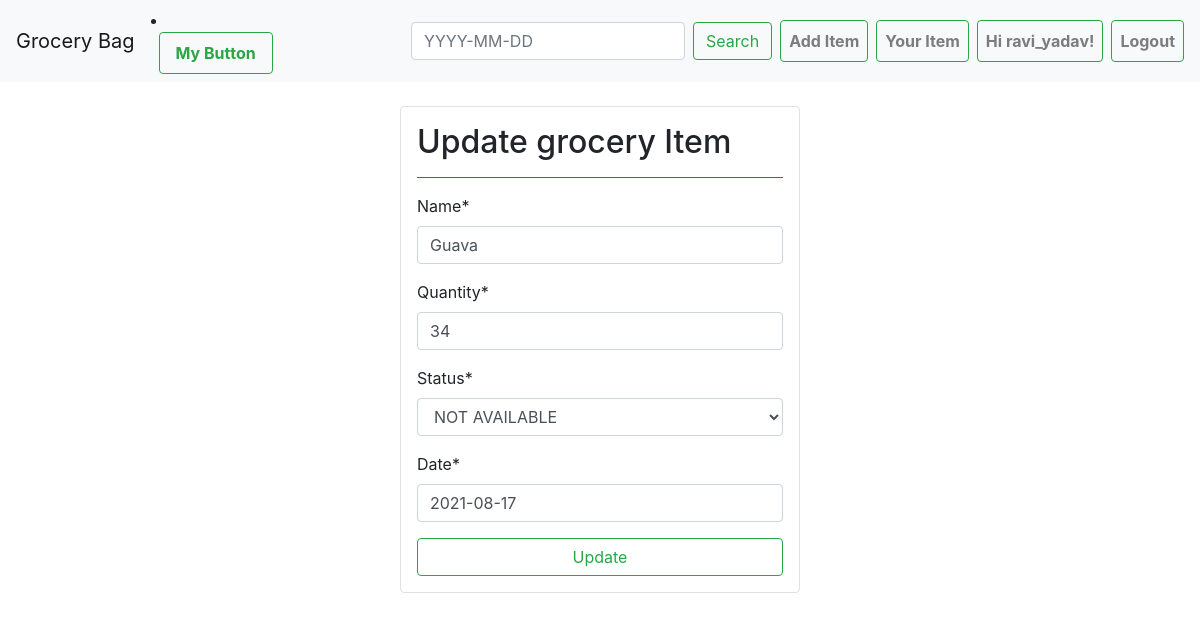
Page /updateitem/7 (signed in) on the committed database.
### store/models.py (models this page shows, shortened)
class Item(models.Model):
    status_choices = (
        ('BOUGHT',"BOUGHT"),
        ('NOT AVAILABLE','NOT AVAILABLE'),
        ('PENDING','PENDING'),
    )
    user = models.ForeignKey(User, on_delete = models.CASCADE, null=True, blank=True)
    name = models.CharField(max_length=25)
    quantity = models.CharField(max_length=10)
    status = models.CharField(choices = status_choices, max_length =15)
    date = models.DateField(default='YYYY-MM-DD')

### store/views.py (the view, shortened to what this page needs)
# urls.py: path('updateitem/<int:pk>',views.ItemUpdateView.as_view(success_url="/")),
class ItemUpdateView(UpdateView):
    model = Item
    fields =  ['name','quantity','status','date']

### store/templates/store/item_form.html (shortened to what this page needs)
{% extends 'store/base.html' %}
{% load crispy_forms_tags %}
{% block content %}
<div class='col-lg-4 mx-auto border rounded m-4 p-3'>
{% if 'createitem' in request.path %}
<h2>Add grocery Item</h2>
{% else %}
<h2>Update grocery Item</h2>
{% endif %}
<hr class="bg-danger">
    <form method="post">
        <div class="form-group">
            {{form|crispy}}
        </div>
        <button class="btn btn-block btn-outline-success">{% if 'createitem' in request.path %}Add {% else %} Update {% endif %} </button>
    </form>
</div>
{% endblock content %}

### store/templates/store/base.html (shortened to what this page needs)
<!doctype html>
<html lang="en">
<head>
    <link rel="stylesheet" href="https://maxcdn.bootstrapcdn.com/bootstrap/4.0.0/css/bootstrap.min.css"
>
</head>
<body>
    <nav class="navbar navbar-expand-lg navbar-light bg-light">
        <a class="navbar-brand" href="/">Grocery Bag</a>
         <li class="nav-item">
                    <button class="nav-link btn btn-outline-success ml-2" onclick = "alert(document.title);" href=""><b>My Button</b></button>
        </li>
        <div class="collapse navbar-collapse" id="navbarSupportedContent">
            <ul class="navbar-nav ml-auto">
                {% if request.user.is_authenticated %}
                <form class="form-inline my-2 my-lg-0" action="/search">
                    <input name="si" class="form-control mr-sm-2" type="search"
                        aria-label="Search" placeholder={% if si %}"{{si}}"{% else %}"YYYY-MM-DD"{% endif %}>
                    <button class="btn btn-outline-success my-2 my-sm-0" type="submit">Search</button>
                </form>
                <li class="nav-item">
                    <a class="nav-link btn btn-outline-success ml-2" href="/createitem"><b>Add Item</b></a>
                </li>
                <li class="nav-item">
                    <a class="nav-link btn btn-outline-success ml-2" href="/youritem"><b>Your Item</b></a>
                </li>
                <li class="nav-item">
                    <a class="nav-link btn btn-outline-success ml-2" href=""><b>Hi {{request.user}}!</b></a>
                </li>
                <li class="nav-item ">
                    <a class="nav-link btn btn-outline-success ml-2" href="/logout"><b>Logout</b></a>
                </li>
                {% endif %}
            </ul>
        </div>
    </nav>
    {% block content %}
    {% endblock content %}
</body>
</html>

### rows in the picture
Item: name "Guava", quantity "34", status "NOT AVAILABLE", date "2021-08-17"

### other values in the picture
{{ request.user }} "ravi_yadav"
